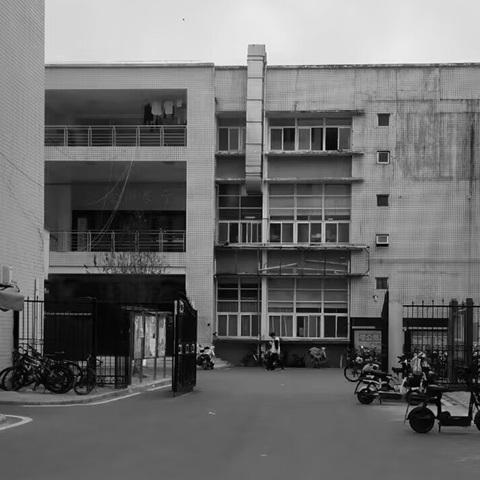
#> input picture DIP/images/school_gray.jpg, 480 x 480 px, found by its file name
$ python '频率域.py'
#> lines starting #> are read from the running program, lines starting #| are printed output that depends on the picture
import cv2
import numpy as np
import matplotlib.pyplot as plt

# 读取灰度图像
image_path = 'school_gray.jpg'  # 替换为你的图像路径
gray_image = cv2.imread(image_path, cv2.IMREAD_GRAYSCALE)
#> gray_image is the input picture: shape (480, 480); min 0, max 255, mean 107.4

if gray_image is None:
    print("Error: Image not found or unable to load.")
    exit()

# --------------------- 空间域拉普拉斯算子 ---------------------
# 使用拉普拉斯算子进行边缘检测
laplacian_kernel = np.array([[0, 1, 0],
                              [1, -4, 1],
                              [0, 1, 0]], dtype=np.float32)

# 应用拉普拉斯算子
laplacian_image = cv2.filter2D(gray_image, -1, laplacian_kernel)
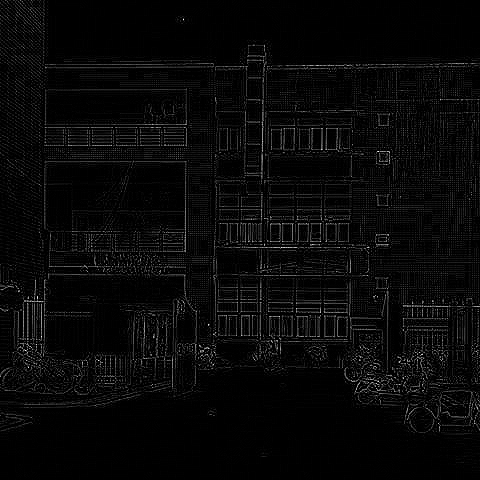
#> laplacian_image: shape (480, 480); min 0, max 255, mean 8.6

# 从原始图像中减去拉普拉斯算子部分
enhanced_image_spatial = cv2.subtract(np.uint8(gray_image), np.uint8(laplacian_image))
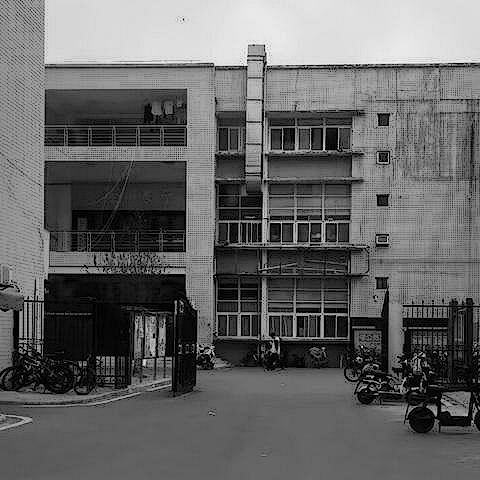
#> enhanced_image_spatial: shape (480, 480); min 0, max 255, mean 100.9

# --------------------- 频率域拉普拉斯算子 ---------------------
# 计算图像的频谱
dft = cv2.dft(np.float32(gray_image), flags=cv2.DFT_COMPLEX_OUTPUT)
dft_shift = np.fft.fftshift(dft)

# 创建拉普拉斯滤波器
rows, cols = gray_image.shape
#> rows = 480; cols = 480
crow, ccol = rows // 2, cols // 2
#> crow = 240; ccol = 240
laplacian_filter = np.zeros((rows, cols, 2), np.float32)

# 构建拉普拉斯滤波器
for x in range(cols):
    for y in range(rows):
        laplacian_filter[y, x] = -4 * (np.pi ** 2) * ((x - ccol) ** 2 + (y - crow) ** 2)

# 应用拉普拉斯滤波器
filtered_dft = dft_shift * laplacian_filter
filtered_idft = cv2.idft(np.fft.ifftshift(filtered_dft))
laplacian_freq_image = cv2.magnitude(filtered_idft[:, :, 0], filtered_idft[:, :, 1])
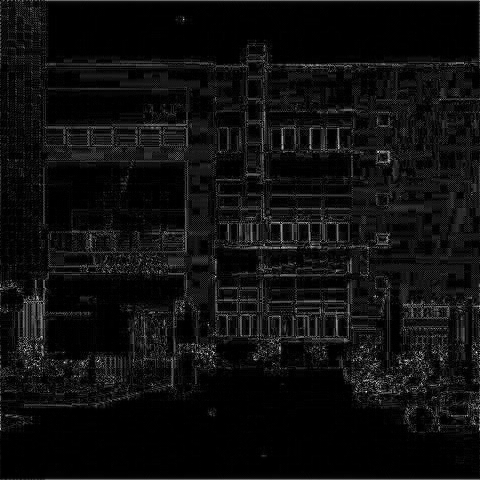
#> laplacian_freq_image: shape (480, 480) float32; min 753383.2, max 2.55e+13, mean 1.51e+12; drawn with min black and max white

# 从原始图像中减去频域拉普拉斯部分
enhanced_image_freq = cv2.subtract(np.uint8(gray_image), np.uint8(laplacian_freq_image))

# 对增强图像进行归一化
enhanced_image_spatial = cv2.normalize(enhanced_image_spatial, None, 0, 255, cv2.NORM_MINMAX)
enhanced_image_freq = cv2.normalize(enhanced_image_freq, None, 0, 255, cv2.NORM_MINMAX)

# 转换为无符号8位整型
enhanced_image_spatial = np.uint8(enhanced_image_spatial)
enhanced_image_freq = np.uint8(enhanced_image_freq)

# --------------------- 显示结果 ---------------------
plt.figure(figsize=(12, 8))

# 原图像
plt.subplot(2, 3, 1)
plt.imshow(gray_image, cmap='gray')
plt.title('Original Image')
plt.axis('off')

# 空间域拉普拉斯
plt.subplot(2, 3, 2)
plt.imshow(laplacian_image, cmap='gray')
plt.title('Spatial Domain Laplacian')
plt.axis('off')

# 空间域增强图像
plt.subplot(2, 3, 3)
plt.imshow(enhanced_image_spatial, cmap='gray')
plt.title('Enhanced Image (Spatial Domain)')
plt.axis('off')

# 频率域拉普拉斯
plt.subplot(2, 3, 4)
plt.imshow(laplacian_freq_image, cmap='gray')
plt.title('Frequency Domain Laplacian')
plt.axis('off')

# 频率域增强图像
plt.subplot(2, 3, 5)
plt.imshow(enhanced_image_freq, cmap='gray')
plt.title('Enhanced Image (Frequency Domain)')
plt.axis('off')

# 显示所有图像
plt.tight_layout()
plt.show()
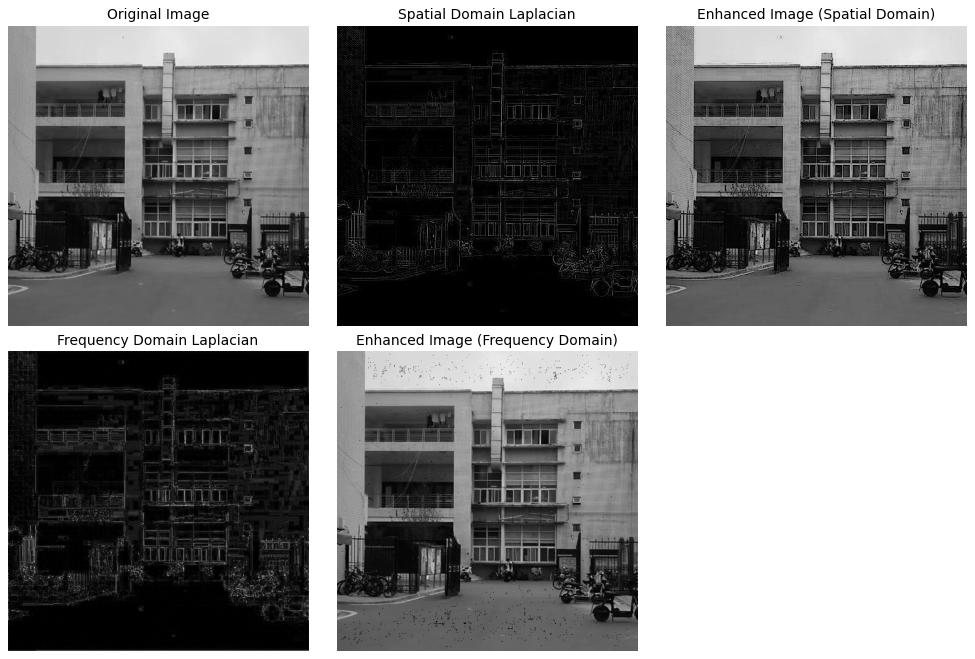
#> figure drawn by matplotlib, 5 panels
